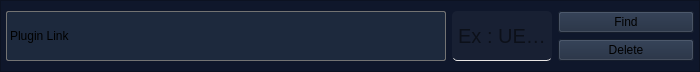
<?xml version="1.0" encoding="UTF-8"?>
<ui version="4.0">
 <class>UnrealVersionSlot</class>
 <widget class="QWidget" name="UnrealVersionSlot">
  <property name="geometry">
   <rect>
    <x>0</x>
    <y>0</y>
    <width>700</width>
    <height>72</height>
   </rect>
  </property>
  <property name="sizePolicy">
   <sizepolicy hsizetype="Preferred" vsizetype="Preferred">
    <horstretch>0</horstretch>
    <verstretch>0</verstretch>
   </sizepolicy>
  </property>
  <property name="minimumSize">
   <size>
    <width>650</width>
    <height>72</height>
   </size>
  </property>
  <property name="maximumSize">
   <size>
    <width>700</width>
    <height>72</height>
   </size>
  </property>
  <property name="windowTitle">
   <string>Form</string>
  </property>
  <property name="styleSheet">
   <string notr="true">QFrame#frame_ue{
	background-color: #0F172B;
}

QLabel#label_pluginPath{
	border: 1px solid #E7E5E4 ;
	border-radius: 2px;
	border-color: rgb(115, 115, 115);
	background-color: #1D293D;
	color: rgba(255, 255, 255, .5);
}

QLineEdit#lineEdit_UE_versionName{
	border: none;
	border-bottom: 1px solid #E7E5E4 ;
	background-color:  rgba(255, 255, 255, 10);
	border-radius: 5px;
}

QPushButton{ 
	background-color: #1D293D;
}

QPushButton:disabled{ 
	background-color: #0F172B; 
}</string>
  </property>
  <layout class="QVBoxLayout" name="verticalLayout_3">
   <property name="spacing">
    <number>0</number>
   </property>
   <property name="leftMargin">
    <number>0</number>
   </property>
   <property name="topMargin">
    <number>0</number>
   </property>
   <property name="rightMargin">
    <number>0</number>
   </property>
   <property name="bottomMargin">
    <number>0</number>
   </property>
   <item>
    <widget class="QFrame" name="frame_ue">
     <property name="sizePolicy">
      <sizepolicy hsizetype="Preferred" vsizetype="Preferred">
       <horstretch>0</horstretch>
       <verstretch>0</verstretch>
      </sizepolicy>
     </property>
     <property name="minimumSize">
      <size>
       <width>650</width>
       <height>70</height>
      </size>
     </property>
     <property name="frameShape">
      <enum>QFrame::Shape::StyledPanel</enum>
     </property>
     <property name="frameShadow">
      <enum>QFrame::Shadow::Raised</enum>
     </property>
     <layout class="QVBoxLayout" name="verticalLayout_2">
      <property name="leftMargin">
       <number>0</number>
      </property>
      <property name="topMargin">
       <number>0</number>
      </property>
      <property name="rightMargin">
       <number>0</number>
      </property>
      <property name="bottomMargin">
       <number>0</number>
      </property>
      <item>
       <layout class="QHBoxLayout" name="horizontalLayout">
        <property name="leftMargin">
         <number>5</number>
        </property>
        <property name="rightMargin">
         <number>5</number>
        </property>
        <item>
         <widget class="QLabel" name="label_pluginPath">
          <property name="minimumSize">
           <size>
            <width>440</width>
            <height>30</height>
           </size>
          </property>
          <property name="maximumSize">
           <size>
            <width>400</width>
            <height>50</height>
           </size>
          </property>
          <property name="text">
           <string>Plugin Link</string>
          </property>
         </widget>
        </item>
        <item>
         <widget class="QLineEdit" name="lineEdit_UE_versionName">
          <property name="sizePolicy">
           <sizepolicy hsizetype="Expanding" vsizetype="Maximum">
            <horstretch>0</horstretch>
            <verstretch>0</verstretch>
           </sizepolicy>
          </property>
          <property name="maximumSize">
           <size>
            <width>100</width>
            <height>50</height>
           </size>
          </property>
          <property name="font">
           <font>
            <pointsize>15</pointsize>
            <stylestrategy>PreferDefault</stylestrategy>
            <fontweight>DemiBold</fontweight>
           </font>
          </property>
          <property name="toolTip">
           <string>Unreal Version</string>
          </property>
          <property name="statusTip">
           <string/>
          </property>
          <property name="inputMask">
           <string/>
          </property>
          <property name="maxLength">
           <number>10</number>
          </property>
          <property name="alignment">
           <set>Qt::AlignmentFlag::AlignCenter</set>
          </property>
          <property name="placeholderText">
           <string>Ex : UE5_7</string>
          </property>
         </widget>
        </item>
        <item>
         <layout class="QVBoxLayout" name="verticalLayout">
          <item>
           <widget class="QPushButton" name="pushButton_find">
            <property name="cursor">
             <cursorShape>PointingHandCursor</cursorShape>
            </property>
            <property name="text">
             <string>Find</string>
            </property>
           </widget>
          </item>
          <item>
           <widget class="QPushButton" name="pushButton_delete">
            <property name="cursor">
             <cursorShape>PointingHandCursor</cursorShape>
            </property>
            <property name="text">
             <string>Delete</string>
            </property>
           </widget>
          </item>
         </layout>
        </item>
       </layout>
      </item>
     </layout>
    </widget>
   </item>
  </layout>
 </widget>
 <resources/>
 <connections/>
</ui>
